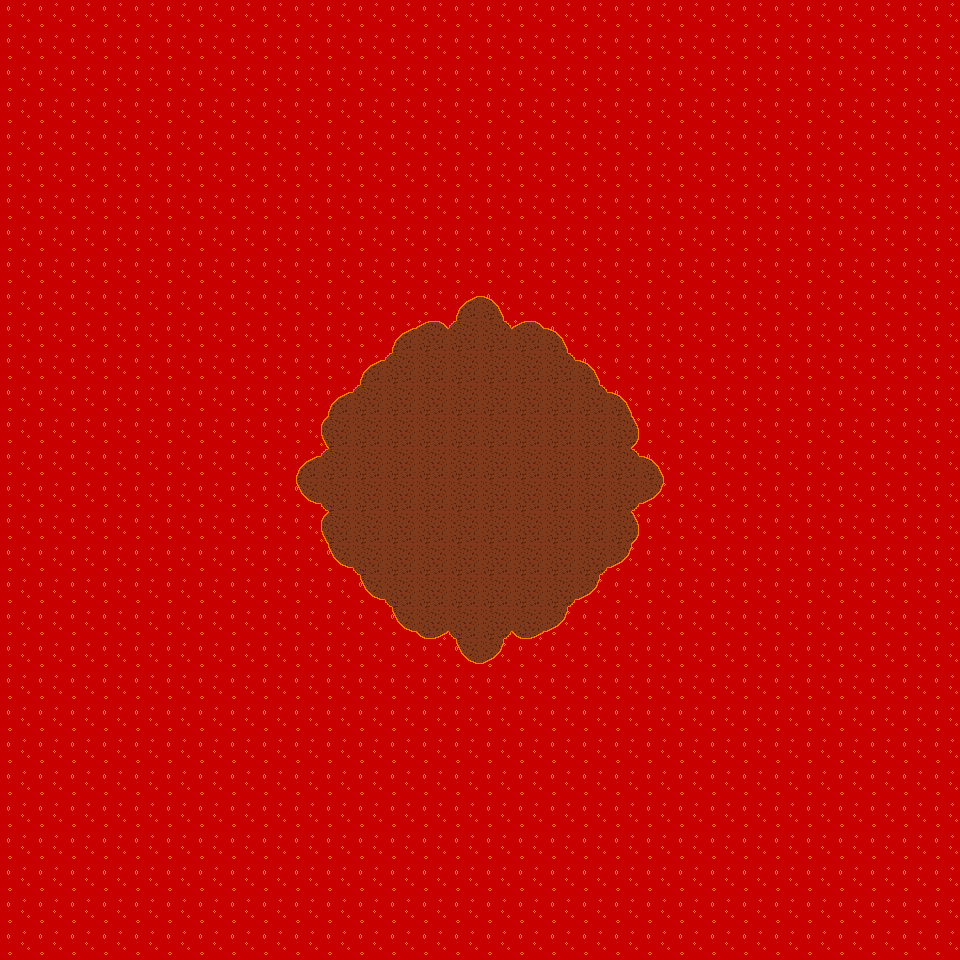

Rendered tile map (Tiled .tmx) drawn with the repository's tilesets; below, a short description and the map source with its tile grids summarised:
An orthogonal 30x30 tile map with 32x32 px tiles, 3 tile layers (Background, Ground, Decoration) and 24 objects.

<map version="1.0" tiledversion="1.0.1" orientation="orthogonal" renderorder="left-down" width="30" height="30" tilewidth="32" tileheight="32" nextobjectid="27">
 <tileset firstgid="1" name="tileset1" tilewidth="32" tileheight="32" tilecount="256" columns="16">
  <image source="tileset1.png" width="512" height="512" />
 </tileset>
 <layer name="Background" width="30" height="30">
  <data>[900 cells, 900 non-empty, 2 distinct tile ids]</data>
 </layer>
 <layer name="Ground" width="30" height="30">
  <data>[900 cells, 44 non-empty, 12 distinct tile ids]</data>
 </layer>
 <layer name="Decoration" width="30" height="30">
  <data>[900 cells, 0 non-empty, 0 distinct tile ids]</data>
 </layer>
 <objectgroup name="MAP_COLLISION">
  <object id="1" x="0" y="320" width="384" height="32" />
  <object id="2" x="288" y="288" width="160" height="32" />
  <object id="3" x="512" y="288" width="160" height="32" />
  <object id="4" x="576" y="320" width="96" height="32" />
  <object id="5" x="608" y="352" width="64" height="32" />
  <object id="6" x="640" y="384" width="32" height="32" />
  <object id="7" x="640" y="416" width="32" height="32" />
  <object id="8" x="672" y="448" width="32" height="64" />
  <object id="9" x="640" y="512" width="32" height="32" />
  <object id="10" x="640" y="544" width="32" height="32" />
  <object id="11" x="608" y="576" width="32" height="32" />
  <object id="12" x="576" y="608" width="32" height="32" />
  <object id="13" x="544" y="640" width="32" height="32" />
  <object id="14" x="512" y="640" width="32" height="32" />
  <object id="15" x="448" y="672" width="64" height="32" />
  <object id="16" x="416" y="640" width="32" height="32" />
  <object id="17" x="384" y="640" width="32" height="32" />
  <object id="18" x="320" y="608" width="64" height="32" />
  <object id="20" x="288" y="576" width="64" height="32" />
  <object id="21" x="288" y="512" width="32" height="64" />
  <object id="22" x="256" y="448" width="32" height="64" />
  <object id="23" x="288" y="352" width="32" height="96" />
  <object id="24" x="320" y="352" width="32" height="32" />
  <object id="26" x="448" y="256" width="64" height="32" />
 </objectgroup>
</map>
